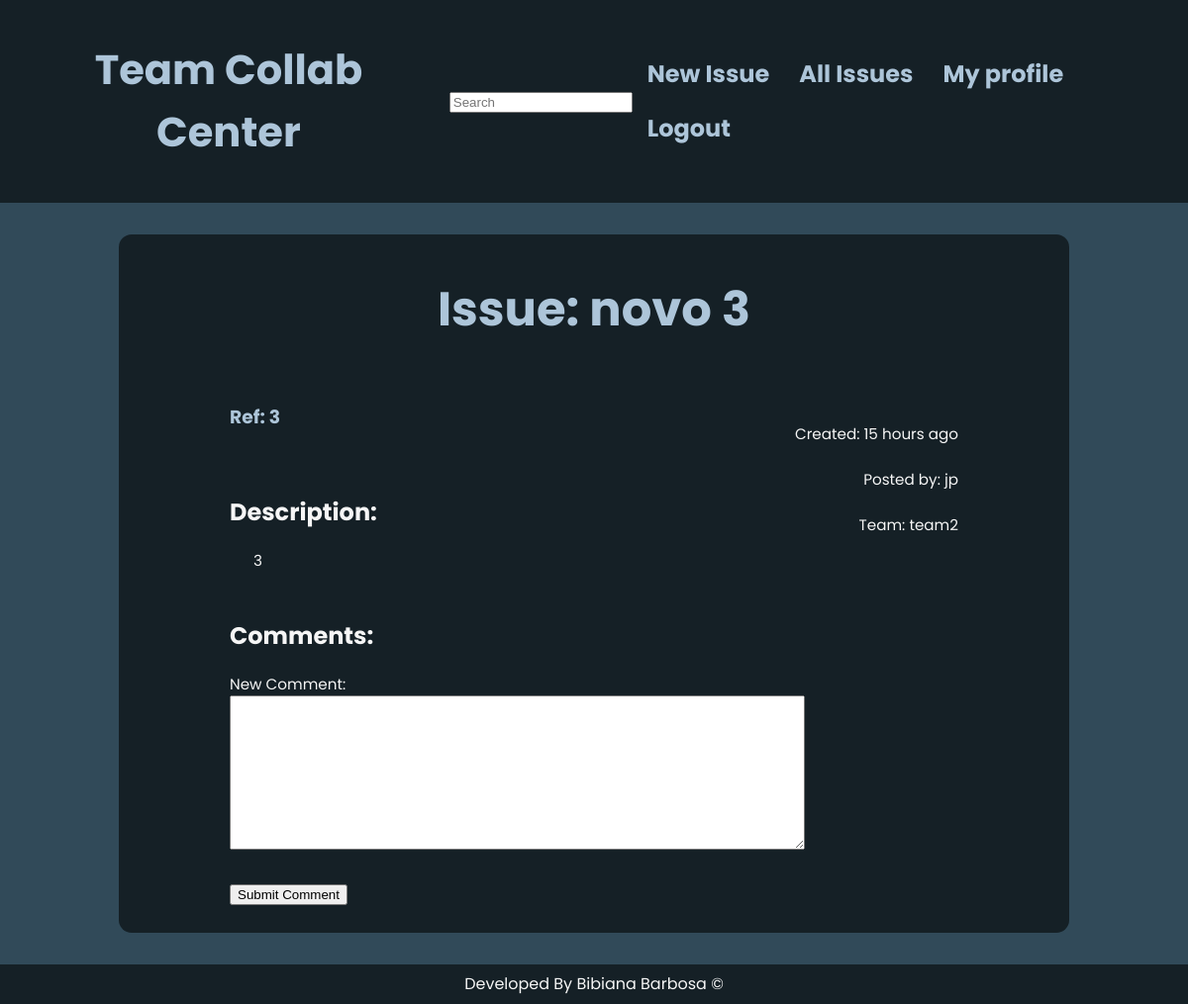
Page /post/3 (signed in) on the committed database.
### app/models.py (models this page shows, shortened)
class SearchableMixin(object):
    @classmethod
    def before_commit(cls, session):
        session._changes = {
            'add': list(session.new),
            'update': list(session.dirty),
            'delete': list(session.deleted)
        }
    @classmethod
    def after_commit(cls, session):
        for obj in session._changes['add']:
            if isinstance(obj, SearchableMixin):
                add_to_index(obj.__tablename__, obj)
        for obj in session._changes['update']:
            if isinstance(obj, SearchableMixin):
                add_to_index(obj.__tablename__, obj)
        for obj in session._changes['delete']:
            if isinstance(obj, SearchableMixin):
                remove_from_index(obj.__tablename__, obj)
        session._changes = None

class Post(SearchableMixin, db.Model):
    __searchable__ = ['title', 'description', 'id']
    __tablename__='posts'
    id = db.Column(db.Integer, primary_key=True)
    title = db.Column(db.String(64))
    description = db.Column(db.String(1000))
    timestamp = db.Column(db.DateTime, index=True, default=datetime.utcnow)
    user_id = db.Column(db.Integer, db.ForeignKey('users.id'))
    team_id = db.Column(db.Integer, db.ForeignKey('teams.id'))
    comments = db.relationship('Comment', backref='comment_ticket', lazy='dynamic')

class User(UserMixin, db.Model):
    __tablename__='users'
    id = db.Column(db.Integer, primary_key=True)
    username = db.Column(db.String(64), index=True, unique=True)
    email = db.Column(db.String(120), index=True, unique=True)
    password_hash = db.Column(db.String(128))
    posts = db.relationship('Post', backref='author', lazy='dynamic')
    position_id = db.Column(db.Integer, db.ForeignKey('position.id'))
    about_me = db.Column(db.String(240))
    last_seen = db.Column(db.DateTime, default=datetime.utcnow)
    team_id = db.Column(db.Integer, db.ForeignKey('teams.id'))
    comments = db.relationship('Comment', backref='comment_author', lazy='dynamic')

class Team(db.Model):
    __tablename__='teams'
    id = db.Column(db.Integer, primary_key=True)
    name = db.Column(db.String(64), unique=True)
    members = db.relationship('User', backref='team_members')
    team_posts = db.relationship('Post', backref='team_posts')

### app/routes.py (the view, shortened to what this page needs)
@app.route('/post/<id>', methods=['GET', 'POST'])
@login_required
def post_view(id):
    form = CommentForm()
    comments = Comment.query.filter_by(post_id=id).order_by(Comment.timestamp.desc()).all()
    post = Post.query.filter_by(id=id).first_or_404()
    return render_template('post.html', post=post, title='post',
                            form=form, comments=comments)

### app/forms.py
class SearchForm(FlaskForm):
    q = StringField(('Search'), validators=[DataRequired()])
    def __init__(self, *args, **kwargs):
        if 'formdata' not in kwargs:
            kwargs['formdata'] = request.args
        if 'csrf_enabled' not in kwargs:
            kwargs['csrf_enabled'] = False
        super(SearchForm, self).__init__(*args, **kwargs)

class CommentForm(FlaskForm):
    body = TextAreaField('New Comment:', validators=[DataRequired(), Length(min=1, max=1000)])
    submit2 = SubmitField('Submit Comment')

### app/models.py (called while the page is built)
@login.user_loader
def load_user(id):
    return User.query.get(int(id))

### app/routes.py (called while the page is built)
@app.before_request
def before_request():
    if current_user.is_authenticated:
        current_user.last_seen = datetime.utcnow()
        db.session.commit()
        g.search_form = SearchForm()

### app/templates/post.html (shortened to what this page needs)
{% extends "base.html" %}
{% block content %}
<div class="post-wrapper">
        <h2 class="post-name">Issue: {{ post.title }}</h2>
        <div class="section-top">
            <div class="section-top-1">
                <h3>Ref: {{ post.id }}</h3>
                <br>
                <h2 class="description">Description:</h2>
                <p class="post-description">{{ post.description }}</p>
            </div>
            <div class="section-top-2">
                <p class="meta-data">
                    <br>Created: {{ moment(post.timestamp).fromNow() }}
                    <br>
                    <br>Posted by: {{ post.author.username }}
                    <br>
                    <br>Team: {{ post.team_posts.name }}
                </p>
            </div>
        </div>
    <div class="post-comments">
        <h2>Comments: </h2>
        <form action="" method="post">
            <p>
                {{ form.body.label }}<br>
                {{ form.body(cols=70, rows=10) }}<br>
            </p>
            <p>{{ form.submit2() }}</p>
        </form>
    </div>
</div>
{% endblock %}

### app/static/styles/base/style.css (style rules this page uses)
.post-wrapper { padding: 0 7rem; width: 80%; display: -webkit-box; display: -ms-flexbox; display: flex; margin: 2rem auto 2rem auto; -webkit-box-orient: vertical; -webkit-box-direction: normal; -ms-flex-direction: column; flex-direction: column; -ms-flex-line-pack: center; align-content: center; background-color: #152026; border-radius: 13px; }
.post-wrapper h3 { color: #ADC5D9; }
.post-name { color: #ADC5D9; text-align: center; font-size: 3rem; }
.section-top { display: -webkit-box; display: -ms-flexbox; display: flex; -webkit-box-orient: horizontal; -webkit-box-direction: normal; -ms-flex-direction: row; flex-direction: row; -webkit-box-pack: justify; -ms-flex-pack: justify; justify-content: space-between; }
.meta-data { text-align: right; }
.post-description { padding-left: 1.5rem; }
* { -webkit-box-sizing: border-box; box-sizing: border-box; }
body { font-family: 'Poppins', sans-serif; color: #F6F6F6; margin: 0; background-color: #314A59; }
p { font-size: .95em; margin-bottom: 1.8em; }

### rows in the picture
Post: title "novo 3", id "3", description "3", timestamp "15 hours ago"
User: author.username "jp"
Team: team_posts.name "team2"
